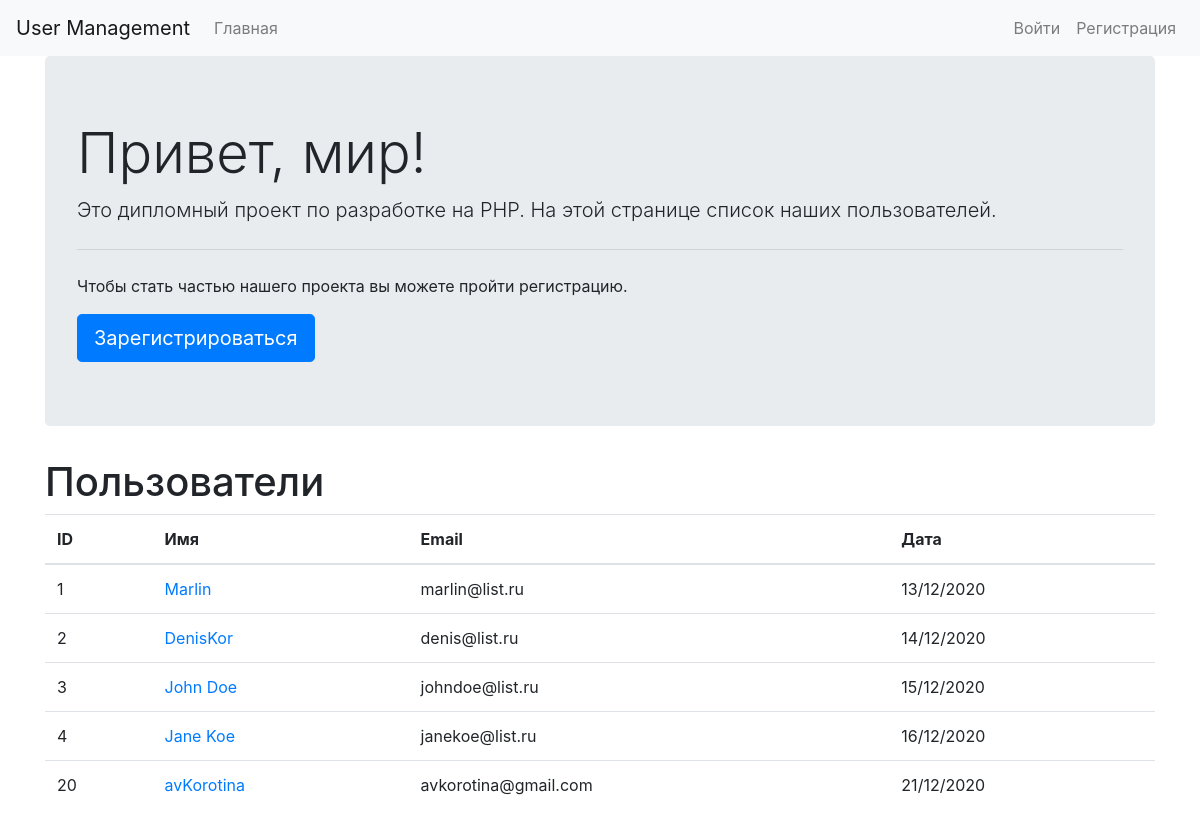
The page / on the database its author committed.
### tables this page shows
CREATE TABLE `users` (
  `id` int NOT NULL,
  `username` varchar(255) NOT NULL,
  `password` varchar(255) NOT NULL,
  `email` varchar(255) DEFAULT NULL,
  `group_id` int NOT NULL DEFAULT '1',
  `data_register_user` varchar(255) NOT NULL,
  `status_user` varchar(255) NOT NULL DEFAULT 'Здравствуйте! Здесь будет мой статус)'
);

### classes/Database.php (called while the page is built, shortened)
<?php
class Database {
    private static $instance = null;
    private $pdo, $query, $error = false, $results, $count, $resultsAll, $countAll;
    private function __construct() {
        try {
            $this->pdo = new PDO('mysql:host=' . Config::get('mysql.host') . ';dbname=' . Config::get('mysql.database'), Config::get('mysql.username'), Config::get('mysql.password'));
        } catch (PDOException $exception) {
            die($exception->getMessage());
        }
    }
    public static function getInstance() {
        if (!isset(self::$instance)) {
            self::$instance = new Database();
        }
        return self::$instance;
    }
    public function query($sql, $params = [], $requireAll = false) {
        $this->query = $this->pdo->prepare($sql);
        if (!$this->query->execute()) {
            $this->error = true;
        }else {
            if ($requireAll) {
                $this->resultsAll = $this->query->fetchAll(PDO::FETCH_OBJ);
            } else {
                $this->results = $this->query->fetchAll(PDO::FETCH_OBJ);
                $this->count = $this->query->rowCount();
            }
        }
        return $this;
    }
    public function resultsAll() {
        return $this->resultsAll;
    }
}
?>

### classes/Config.php (called while the page is built)
<?php
class Config {
    public static function get($path = null) {
        if ($path) {
            $config = $GLOBALS['config'];
            $path = explode('.', $path);
            foreach($path as $item) {
                if (isset($config[$item])) {
                    $config = $config[$item];
                }
            }
            return $config;
        }
        return false;
    }
}

### classes/User.php (called while the page is built, shortened)
<?php
class User {
    private $db, $data, $session_name, $isLoggedIn, $cookieName;
    public function __construct($user = null) {
        $this->session_name = Config::get('session.user_session');
    }
    public function isLoggedIn() {
        return $this->isLoggedIn;
    }
}

### classes/Session.php (called while the page is built, shortened)
<?php
class Session {
    public static function exists($name) {
        return (isset($_SESSION[$name])) ? true : false;
    }
}

### index.php (the view, shortened to what this page needs)
<?php
$users = Database::getInstance()->query("SELECT * FROM users", [], true);
$current_user = new User;
?>
<!DOCTYPE html>
<html lang="en">
<head>
  <link rel="stylesheet" href="https://stackpath.bootstrapcdn.com/bootstrap/4.4.1/css/bootstrap.min.css">
</head>
<body>
    <nav class="navbar navbar-expand-lg navbar-light bg-light">
      <a class="navbar-brand" href="#">User Management</a>
      <div class="collapse navbar-collapse" id="navbarSupportedContent">
        <ul class="navbar-nav mr-auto">
          <li class="nav-item">
            <a class="nav-link" href="index.php">Главная</a>
          </li>
        </ul>
        <?php if($current_user->isLoggedIn()) :?>
            <ul class="navbar-nav">
                <li class="nav-item">
                    <a href="profile.php" class="nav-link">Профиль</a>
                </li>
                <li class="nav-item">
                    <a href="logout.php" class="nav-link">Выйти</a>
                </li>
            </ul>
        <?php else :?>
            <ul class="navbar-nav">
              <li class="nav-item">
                <a href="login.php" class="nav-link">Войти</a>
              </li>
              <li class="nav-item">
                <a href="register.php" class="nav-link">Регистрация</a>
              </li>
            </ul>
        <?php endif; ?>
      </div>
    </nav>
  <div class="container">
    <div class="row">
      <div class="col-md-12">
        <div class="jumbotron">
          <h1 class="display-4">Привет, мир!</h1>
          <p class="lead">Это дипломный проект по разработке на PHP. На этой странице список наших пользователей.</p>
          <hr class="my-4">
          <p>Чтобы стать частью нашего проекта вы можете пройти регистрацию.</p>
          <a class="btn btn-primary btn-lg" href="register.php" role="button">Зарегистрироваться</a>
        </div>
      </div>
    </div>
    <div class="row">
      <div class="col-md-12">
        <h1>Пользователи</h1>
        <table class="table">
          <thead>
            <tr>
              <th>ID</th>
              <th>Имя</th>
              <th>Email</th>
              <th>Дата</th>
            </tr>
          </thead>
          <tbody>
          <?php foreach ($users->resultsAll() as $user): ?>
            <tr>
              <td><?php echo $user->id; ?></td>
              <td><a href="user_profile.php?id=<?php echo $user->id; ?>"><?php echo $user->username; ?></a></td>
              <td><?php echo $user->email; ?></td>
              <td><?php echo $user->data_register_user; ?></td>
            </tr>
            <?php endforeach; ?>
          </tbody>
        </table>
      </div>
    </div>
  </div>
</body>
</html>

### rows shown on the page
users: id "1", username "Marlin", email "marlin@list.ru", data_register_user "13/12/2020"
users: id "2", username "DenisKor", email "denis@list.ru", data_register_user "14/12/2020"
users: id "3", username "John Doe", email "johndoe@list.ru", data_register_user "15/12/2020"
users: id "4", username "Jane Koe", email "janekoe@list.ru", data_register_user "16/12/2020"
users: id "20", username "avKorotina", email "avkorotina@gmail.com", data_register_user "21/12/2020"
